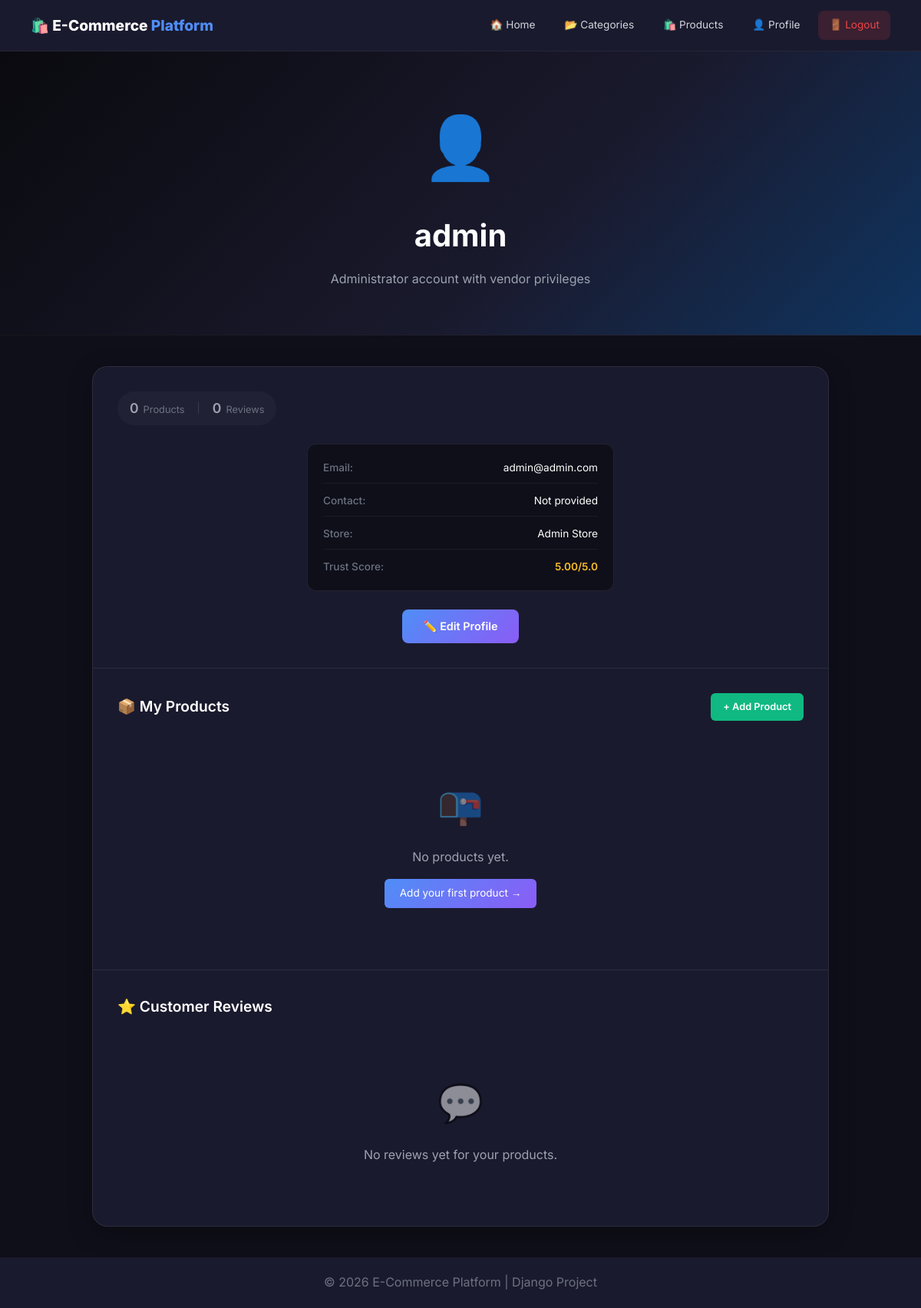
/accounts/profile/ (signed in), run on the app's committed database.
### products/models.py (models this page shows, shortened)
class Vendor(models.Model):
    vendor_id = models.AutoField(primary_key=True)
    user = models.OneToOneField(settings.AUTH_USER_MODEL, on_delete=models.CASCADE,
                                related_name='vendor')  # Change this
    store_name = models.CharField(max_length=200, unique=True)
    vendor_trust_score = models.DecimalField(max_digits=3, decimal_places=2, default=0.00)
    bio = models.TextField(blank=True, null=True)
    contact_number = models.CharField(max_length=20, blank=True, null=True)
    class Meta:
        verbose_name_plural = "Vendors"

### accounts/models.py (models this page shows, shortened)
class CustomUser(AbstractUser):
    first_name = None
    last_name = None
    name = models.CharField(max_length=150, blank=True)
    class Meta:
        db_table = 'auth_user'

### accounts/views.py (the view)
# urls.py: path('profile/', views.vendor_profile, name='vendor_profile'),
@login_required
def vendor_profile(request):
    if not hasattr(request.user, 'vendor'):
        messages.error(request, 'Vendor profile not found')
        return redirect('index')
    products = Product.objects.filter(vendor__user=request.user)
    product_ids = products.values_list('product_id', flat=True)
    reviews = Review.objects.filter(product_id__in=product_ids).select_related('customer', 'product')
    context = {
        'vendor': request.user.vendor,
        'products': products,
        'reviews': reviews,
        'total_products': products.count(),
        'total_reviews': reviews.count(),
    }
    return render(request, 'accounts/profile.html', context)

### templates/accounts/profile.html (shortened to what this page needs)
{% extends 'base.html' %}
{% block content %}
<section class="hero">
    <div class="hero-content">
        <div class="profile-icon-large">
            👤
        </div>
        <h1>{{ vendor.user.username }}</h1>
        {% if vendor.bio %}
            <p class="hero-bio">{{ vendor.bio }}</p>
        {% else %}
            <p class="hero-bio text-muted">No bio added yet</p>
        {% endif %}
    </div>
</section>
<div class="profile-section">
    <div class="profile-container">
        <div class="stats-row-wrapper">
            <div class="stats-row">
                <div class="stat-item">
                    <span class="stat-number-small">{{ total_products }}</span>
                    <span class="stat-label-small">Products</span>
                </div>
                <div class="stat-divider">|</div>
                <div class="stat-item">
                    <span class="stat-number-small">{{ total_reviews }}</span>
                    <span class="stat-label-small">Reviews</span>
                </div>
            </div>
        </div>
        <div class="profile-details-wrapper">
            <div class="profile-details">
                <div class="detail-item">
                    <span class="detail-label">Email:</span>
                    <span class="detail-value">{{ vendor.user.email|default:"Not provided" }}</span>
                </div>
                <div class="detail-item">
                    <span class="detail-label">Contact:</span>
                    <span class="detail-value">{{ vendor.contact_number|default:"Not provided" }}</span>
                </div>
                <div class="detail-item">
                    <span class="detail-label">Store:</span>
                    <span class="detail-value">{{ vendor.store_name }}</span>
                </div>
                <div class="detail-item">
                    <span class="detail-label">Trust Score:</span>
                    <span class="detail-value trust-score">{{ vendor.vendor_trust_score }}/5.0</span>
                </div>
            </div>
            <a href="{% url 'accounts:edit_profile' %}" class="btn-edit-profile">✏️ Edit Profile</a>
        </div>
        <div class="products-section">
            <div class="section-header">
                <h3>📦 My Products</h3>
                <a href="{% url 'products:add_product' %}" class="btn-add-small">+ Add Product</a>
            </div>
            <div class="product-grid-mini">
                {% for product in products %}
                    <div class="product-mini-card">
                        <div class="product-mini-info">
                            <h4>{{ product.name }}</h4>
                            <div class="product-mini-meta">
                                <span class="product-mini-price">${{ product.price }}</span>
                                <span class="product-mini-stock">Stock: {{ product.stock_qty }}</span>
                            </div>
                        </div>
                        <div class="product-mini-actions">
                            <a href="{% url 'products:update_product' product.product_id %}" class="btn-edit">Edit</a>
                            <a href="{% url 'products:delete_product' product.product_id %}" class="btn-delete">Delete</a>
                        </div>
                    </div>
                {% empty %}
                    <div class="empty-message">
                        <span class="empty-icon">📭</span>
                        <p>No products yet.</p>
                        <a href="{% url 'products:add_product' %}" class="btn-add-first">Add your first product →</a>
                    </div>
                {% endfor %}
            </div>
        </div>
        <div class="reviews-section">
            <div class="section-header">
                <h3>⭐ Customer Reviews</h3>
            </div>
            <div class="reviews-list">
                {% for review in reviews %}
                    <div class="review-mini-card">
                        <div class="review-header">
                            <strong>{{ review.customer.username }}</strong>
                            <span class="rating">⭐ {{ review.rating }}/5</span>
                        </div>
                        <p class="review-product">on {{ review.product.name }}</p>
                        <p class="review-comment">{{ review.comment|truncatewords:20 }}</p>
                        <small class="review-date">{{ review.review_date|date:"F j, Y" }}</small>
                    </div>
                {% empty %}
                    <div class="empty-message">
                        <span class="empty-icon">💬</span>
                        <p>No reviews yet for your products.</p>
                    </div>
                {% endfor %}
            </div>
        </div>
    </div>
</div>
{% endblock %}

### templates/base.html (style rules this page uses)
*, *::before, *::after { margin: 0; padding: 0; box-sizing: border-box; }
body { font-family: 'Inter', sans-serif; background: #0f0f1a; color: #e5e7eb; min-height: 100vh; line-height: 1.6; }

### templates/accounts/profile.html (style rules this page uses)
.hero { background: linear-gradient(135deg, #0a0a0f 0%, #1a1a2e 60%, #0f3460 100%); padding: 60px 40px; text-align: center; border-bottom: 1px solid rgba(255,255,255,0.05); }
.hero-content { max-width: 800px; margin: 0 auto; text-align: center; }
.profile-icon-large { font-size: 5rem; margin-bottom: 20px; display: inline-block; }
.hero h1 { font-size: 2.5rem; font-weight: 700; margin-bottom: 12px; color: #fff; }
.hero-bio { font-size: 1rem; color: #9ca3af; margin: 0 auto; max-width: 500px; }
.profile-section { max-width: 1000px; margin: 40px auto; padding: 0 20px; }
.profile-container { background: #1a1a2e; border-radius: 20px; box-shadow: 0 8px 32px rgba(0,0,0,0.3); overflow: hidden; border: 1px solid rgba(255,255,255,0.08); }
.stats-row-wrapper { padding: 32px 32px 0 32px; }
.stats-row { display: flex; justify-content: center; align-items: center; gap: 16px; padding: 8px 16px; background: rgba(255,255,255,0.03); border-radius: 40px; display: inline-flex; width: auto; margin: 0 auto; }
.stat-item { display: flex; align-items: baseline; gap: 6px; }
.stat-number-small { font-size: 1.1rem; font-weight: 600; color: #9ca3af; }
.stat-label-small { font-size: 0.8rem; color: #6b7280; }
.stat-divider { color: #374151; font-size: 0.8rem; }
.profile-details-wrapper { padding: 24px 32px 32px 32px; }
.profile-details { text-align: left; max-width: 400px; margin: 0 auto 24px; padding: 20px; background: #0f0f1a; border-radius: 12px; border: 1px solid rgba(255,255,255,0.08); }
.detail-item { display: flex; justify-content: space-between; align-items: center; margin-bottom: 12px; padding-bottom: 8px; border-bottom: 1px solid rgba(255,255,255,0.05); }
.detail-item:last-child { margin-bottom: 0; padding-bottom: 0; border-bottom: none; }
.detail-label { color: #6b7280; font-size: 0.85rem; font-weight: 500; }
.detail-value { color: #fff; font-size: 0.85rem; }
.trust-score { color: #fbbf24; font-weight: 600; }
.btn-edit-profile { display: block; width: fit-content; margin: 0 auto; padding: 10px 28px; background: linear-gradient(135deg, #4f8ef7, #8b5cf6); color: #fff; text-decoration: none; border-radius: 8px; font-size: 0.9rem; transition: all 0.2s; font-weight: 600; }
.products-section, .reviews-section { padding: 32px; border-top: 1px solid rgba(255,255,255,0.08); }
.section-header { display: flex; justify-content: space-between; align-items: center; margin-bottom: 24px; flex-wrap: wrap; gap: 12px; }
.section-header h3 { color: #fff; font-size: 1.2rem; font-weight: 600; }
.btn-add-small { padding: 8px 16px; background: #10b981; color: #fff; text-decoration: none; border-radius: 6px; font-size: 0.8rem; font-weight: 600; transition: all 0.2s; }
.product-grid-mini { display: flex; flex-direction: column; gap: 12px; }
.reviews-list { display: flex; flex-direction: column; gap: 12px; }
.empty-message { text-align: center; padding: 48px 20px; color: #9ca3af; }
.empty-icon { font-size: 3rem; display: block; margin-bottom: 16px; opacity: 0.5; }
.btn-add-first { display: inline-block; margin-top: 16px; padding: 8px 20px; background: linear-gradient(135deg, #4f8ef7, #8b5cf6); color: #fff; text-decoration: none; border-radius: 6px; font-size: 0.85rem; }

### data on the page
Vendor: user.username "admin", bio "Administrator account with vendor privileges", user.email "admin@admin.com", contact_number "Not provided", store_name "Admin Store", vendor_trust_score "5.00"

### other printed values
{{ total_products }} "0"
{{ total_reviews }} "0"
